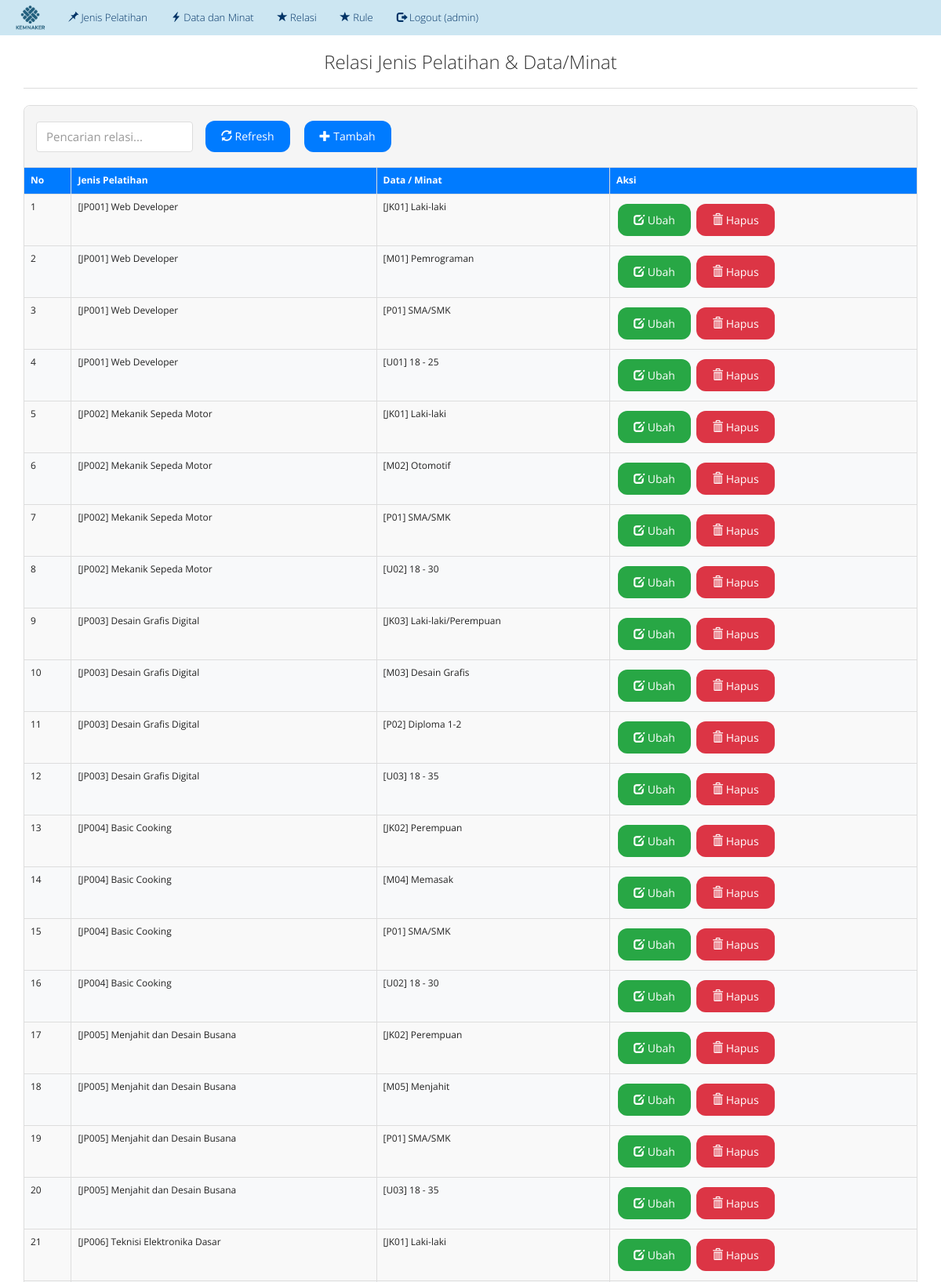
Page /index.php?m=relasi (signed in, upper part) on the committed database.
### tables this page shows
CREATE TABLE `tb_relasi` (
  `ID` int(11) NOT NULL,
  `kode_pelatihan` varchar(16) DEFAULT NULL,
  `kode_dataminat` varchar(16) DEFAULT NULL
);

CREATE TABLE `tb_pelatihan` (
  `kode_pelatihan` varchar(16) NOT NULL,
  `nama_pelatihan` varchar(255) DEFAULT NULL,
  `keterangan` text DEFAULT NULL,
  `referensi` varchar(100) DEFAULT NULL
);

CREATE TABLE `tb_dataminat` (
  `kode_dataminat` varchar(16) NOT NULL,
  `nama_dataminat` varchar(255) DEFAULT NULL,
  `keterangan` text DEFAULT NULL
);

### functions.php (called while the page is built, shortened)
<?php
$config["server"] = 'localhost';
$config["username"] = 'root';
$config["password"] = '';
$config["database_name"] = 'sp_fc_pelatihankerja';
include 'includes/db.php';
$db = new DB($config['server'], $config['username'], $config['password'], $config['database_name']);
function _get($key, $val = null)
{
    if (isset($_GET[$key]))
        return $_GET[$key];
    else
        return $val;
}

### includes/db.php (called while the page is built, shortened)
<?php
class DB
{
    var $conn = null;
    public function __construct($host, $username, $passwd, $dbname)
    {
        $this->conn = mysqli_connect($host, $username, $passwd, $dbname);
    }
    public function query($sql)
    {
        $query = mysqli_query($this->conn, $sql) or die('<pre>Error mysqli_query: ' . mysqli_error($this->conn) . '<br />' . $sql . '</pre>');
        return $query;
    }
    public function get_results($sql)
    {
        $query = $this->query($sql);
        $arr = array();
        while ($row = mysqli_fetch_object($query)) {
            $arr[] = $row;
        }
        return $arr;
    }
}

### relasi.php (the view, shortened to what this page needs)
<div class="page-header">
    <h1>Relasi Jenis Pelatihan & Data/Minat</h1>
</div>
<div class="panel panel-default">
    <div class="panel-heading">
        <form class="form-inline">
            <div class="form-group">
                <input class="form-control" type="text" placeholder="Pencarian relasi..." name="q" value="<?= _get('q') ?>" />
            </div>
            <div class="form-group">
                <button class="custom-btn btn-refresh"><span class="glyphicon glyphicon-refresh"></span> Refresh</button>
            </div>
            <div class="form-group">
                <a class="custom-btn btn-add" href="?m=relasi_tambah"><span class="glyphicon glyphicon-plus"></span> Tambah</a>
            </div>
        </form>
    </div>
    <div class="table-responsive">
        <table class="table table-bordered table-hover table-striped">
            <thead>
                <tr class="nw">
                    <th>No</th>
                    <th>Jenis Pelatihan</th>
                    <th>Data / Minat</th>
                    <th>Aksi</th>
                </tr>
            </thead>
            <tbody>
                <?php
                $q = esc_field(_get('q'));
                $rows = $db->get_results("SELECT r.ID, r.kode_dataminat, d.kode_pelatihan, g.nama_dataminat, d.nama_pelatihan
                    FROM tb_relasi r
                    INNER JOIN tb_pelatihan d ON d.kode_pelatihan = r.kode_pelatihan
                    INNER JOIN tb_dataminat g ON g.kode_dataminat = r.kode_dataminat
                    WHERE r.kode_dataminat LIKE '%$q%'
                        OR r.kode_pelatihan LIKE '%$q%'
                        OR g.nama_dataminat LIKE '%$q%'
                        OR d.nama_pelatihan LIKE '%$q%'
                    ORDER BY r.kode_pelatihan, r.kode_dataminat");
                $no = 0;
                foreach ($rows as $row) : ?>
                    <tr>
                        <td><?= ++$no ?></td>
                        <td>[<?= $row->kode_pelatihan . '] ' . $row->nama_pelatihan ?></td>
                        <td>[<?= $row->kode_dataminat . '] ' . $row->nama_dataminat ?></td>
                        <td class="nw">
                            <a class="custom-btn btn-edit btn-xs" href="?m=relasi_ubah&ID=<?= $row->ID ?>"><span class="glyphicon glyphicon-edit"></span> Ubah</a>
                            <a class="custom-btn btn-delete btn-xs" href="aksi.php?act=relasi_hapus&ID=<?= $row->ID ?>" onclick="return confirm('Hapus data?')"><span class="glyphicon glyphicon-trash"></span> Hapus</a>
                        </td>
                    </tr>
                <?php endforeach; ?>
            </tbody>
        </table>
    </div>
</div>

### assets/css/general.css (style rules this page uses)
html { position: relative; min-height: 100%; }
body { margin-bottom: 70px; }
.nw { white-space: nowrap; }
.page-header { margin-top: 0; padding-bottom: 0; }
.page-header h1 { margin-top: 0; }
.page-header h1 { font-size: 2.5rem; color: #4A90E2; margin-bottom: 20px; }

### index.php (style rules this page uses)
:root { --logo-dark: #003366; --logo-light: #CCE6F2; }

### relasi.php (style rules this page uses)
.custom-btn { border: none; color: white; padding: 10px 20px; text-align: center; text-decoration: none; display: inline-block; font-size: 14px; margin: 4px 2px; transition-duration: 0.4s; cursor: pointer; border-radius: 12px; }
.btn-refresh { background-color: #007BFF; color: white; }
.btn-add { background-color: #007BFF; color: white; }
.btn-edit { background-color: #28a745; color: white; }
.btn-delete { background-color: #dc3545; color: white; }
.table thead { background-color: #007BFF; color: white; }
.table tbody { background-color: #f8f9fa; }
.page-header h1 { font-size: 24px; color: #333; text-align: center; margin-bottom: 20px; }
.panel { border: 1px solid #ddd; border-radius: 8px; }
.panel-heading { background-color: #f8f9fa; border-bottom: 1px solid #ddd; padding: 15px; border-radius: 8px 8px 0 0; }
.form-control { border-radius: 4px; border: 1px solid #ddd; box-shadow: none; }
.form-inline .form-group { margin-right: 10px; }

### rows in the picture
tb_relasi: kode_pelatihan.kode_pelatihan "JP001", kode_pelatihan.nama_pelatihan "Web Developer", kode_dataminat "JK01", kode_dataminat.nama_dataminat "Laki-laki"
tb_relasi: kode_pelatihan.kode_pelatihan "JP001", kode_pelatihan.nama_pelatihan "Web Developer", kode_dataminat "M01", kode_dataminat.nama_dataminat "Pemrograman"
tb_relasi: kode_pelatihan.kode_pelatihan "JP001", kode_pelatihan.nama_pelatihan "Web Developer", kode_dataminat "P01", kode_dataminat.nama_dataminat "SMA/SMK"
tb_relasi: kode_pelatihan.kode_pelatihan "JP001", kode_pelatihan.nama_pelatihan "Web Developer", kode_dataminat "U01", kode_dataminat.nama_dataminat "18 - 25"
tb_relasi: kode_pelatihan.kode_pelatihan "JP002", kode_pelatihan.nama_pelatihan "Mekanik Sepeda Motor", kode_dataminat "JK01", kode_dataminat.nama_dataminat "Laki-laki"
tb_relasi: kode_pelatihan.kode_pelatihan "JP002", kode_pelatihan.nama_pelatihan "Mekanik Sepeda Motor", kode_dataminat "M02", kode_dataminat.nama_dataminat "Otomotif"
tb_relasi: kode_pelatihan.kode_pelatihan "JP002", kode_pelatihan.nama_pelatihan "Mekanik Sepeda Motor", kode_dataminat "P01", kode_dataminat.nama_dataminat "SMA/SMK"
tb_relasi: kode_pelatihan.kode_pelatihan "JP002", kode_pelatihan.nama_pelatihan "Mekanik Sepeda Motor", kode_dataminat "U02", kode_dataminat.nama_dataminat "18 - 30"
tb_relasi: kode_pelatihan.kode_pelatihan "JP003", kode_pelatihan.nama_pelatihan "Desain Grafis Digital", kode_dataminat "JK03", kode_dataminat.nama_dataminat "Laki-laki/Perempuan"
tb_relasi: kode_pelatihan.kode_pelatihan "JP003", kode_pelatihan.nama_pelatihan "Desain Grafis Digital", kode_dataminat "M03", kode_dataminat.nama_dataminat "Desain Grafis"
tb_relasi: kode_pelatihan.kode_pelatihan "JP003", kode_pelatihan.nama_pelatihan "Desain Grafis Digital", kode_dataminat "P02", kode_dataminat.nama_dataminat "Diploma 1-2"
tb_relasi: kode_pelatihan.kode_pelatihan "JP003", kode_pelatihan.nama_pelatihan "Desain Grafis Digital", kode_dataminat "U03", kode_dataminat.nama_dataminat "18 - 35"
tb_relasi: kode_pelatihan.kode_pelatihan "JP004", kode_pelatihan.nama_pelatihan "Basic Cooking", kode_dataminat "JK02", kode_dataminat.nama_dataminat "Perempuan"
tb_relasi: kode_pelatihan.kode_pelatihan "JP004", kode_pelatihan.nama_pelatihan "Basic Cooking", kode_dataminat "M04", kode_dataminat.nama_dataminat "Memasak"
tb_relasi: kode_pelatihan.kode_pelatihan "JP004", kode_pelatihan.nama_pelatihan "Basic Cooking", kode_dataminat "P01", kode_dataminat.nama_dataminat "SMA/SMK"
tb_relasi: kode_pelatihan.kode_pelatihan "JP004", kode_pelatihan.nama_pelatihan "Basic Cooking", kode_dataminat "U02", kode_dataminat.nama_dataminat "18 - 30"
tb_relasi: kode_pelatihan.kode_pelatihan "JP005", kode_pelatihan.nama_pelatihan "Menjahit dan Desain Busana", kode_dataminat "JK02", kode_dataminat.nama_dataminat "Perempuan"
tb_relasi: kode_pelatihan.kode_pelatihan "JP005", kode_pelatihan.nama_pelatihan "Menjahit dan Desain Busana", kode_dataminat "M05", kode_dataminat.nama_dataminat "Menjahit"
tb_relasi: kode_pelatihan.kode_pelatihan "JP005", kode_pelatihan.nama_pelatihan "Menjahit dan Desain Busana", kode_dataminat "P01", kode_dataminat.nama_dataminat "SMA/SMK"
tb_relasi: kode_pelatihan.kode_pelatihan "JP005", kode_pelatihan.nama_pelatihan "Menjahit dan Desain Busana", kode_dataminat "U03", kode_dataminat.nama_dataminat "18 - 35"
tb_relasi: kode_pelatihan.kode_pelatihan "JP006", kode_pelatihan.nama_pelatihan "Teknisi Elektronika Dasar", kode_dataminat "JK01", kode_dataminat.nama_dataminat "Laki-laki"

### other values in the picture
_session('login') "admin"
